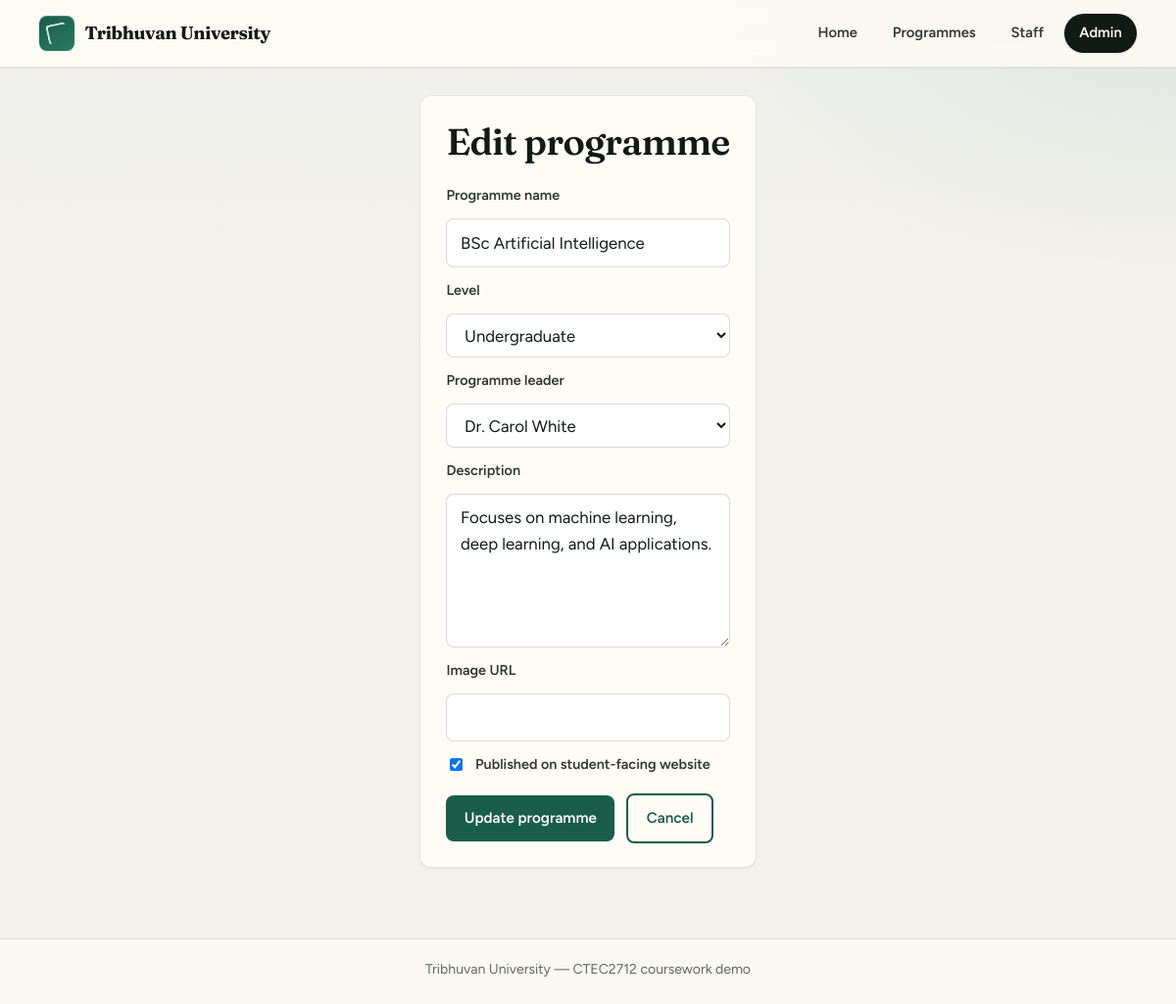
The page /admin/programmes/3/edit (signed in) on the database its author committed.
### tables this page shows
CREATE TABLE Programmes (
    ProgrammeID INT PRIMARY KEY AUTO_INCREMENT,
    ProgrammeName VARCHAR(150) NOT NULL,
    LevelID INT NOT NULL,
    ProgrammeLeaderID INT NULL,
    Description TEXT NULL,
    Image VARCHAR(255) NULL,
    IsPublished TINYINT(1) NOT NULL DEFAULT 1,
    FOREIGN KEY (LevelID) REFERENCES Levels(LevelID) ON DELETE RESTRICT ON UPDATE CASCADE,
    FOREIGN KEY (ProgrammeLeaderID) REFERENCES Staff(StaffID) ON DELETE SET NULL ON UPDATE CASCADE,
    INDEX idx_programmes_level (LevelID),
    INDEX idx_programmes_published (IsPublished)
);

CREATE TABLE Levels (
    LevelID INT PRIMARY KEY,
    LevelName VARCHAR(50) NOT NULL UNIQUE
);

CREATE TABLE Staff (
    StaffID INT PRIMARY KEY,
    Name VARCHAR(120) NOT NULL,
    Username VARCHAR(80) NULL UNIQUE,
    PasswordHash VARCHAR(255) NULL
);

### app/core/Controller.php (called while the page is built, shortened)
<?php
class Controller
{
    protected function view(string $template, array $data = []): void
    {
        include __DIR__ . '/../views/layout.php';
    }
}

### app/controllers/AdminController.php (called while the page is built, shortened)
<?php
final class AdminController extends Controller
{
    private ProgrammeModel $programmes;
    private StaffModel $staff;
    public function __construct()
    {
        $this->programmes = new ProgrammeModel();
        $this->staff = new StaffModel();
    }
    public function programmeForm(?int $id = null): void
    {
        $this->view('admin/programme_form', [
            'programme' => $id ? $this->programmes->find($id, true) : null,
            'levels' => $this->programmes->levels(),
            'staff' => $this->staff->all(),
            'action' => url($id ? '/admin/programmes/' . $id . '/update' : '/admin/programmes/create'),
        ]);
    }
}

### app/bootstrap.php (called while the page is built, shortened)
<?php
spl_autoload_register(static function (string $class): void {
    $prefixes = [
        'Core\\' => __DIR__ . '/core/',
        'Controllers\\' => __DIR__ . '/controllers/',
        'Models\\' => __DIR__ . '/models/',
    ];
    foreach ($prefixes as $prefix => $baseDir) {
        if (str_starts_with($class, $prefix)) {
            $relative = substr($class, strlen($prefix));
            $path = $baseDir . str_replace('\\', '/', $relative) . '.php';
            return;
        }
    }
});
function e(?string $value): string
{
    return htmlspecialchars((string) $value, ENT_QUOTES | ENT_SUBSTITUTE, 'UTF-8');
}
function request_base_path(): string
{
    static $cached = null;
    if ($cached !== null) {
        return $cached;
    }
    $script = (string) ($_SERVER['SCRIPT_NAME'] ?? '/index.php');
    $dir = str_replace('\\', '/', dirname($script));
    $cached = ($dir === '/' || $dir === '.') ? '' : rtrim($dir, '/');
    return $cached;
}
function url(string $path = '/'): string
{
    $base = request_base_path();
    if ($path === '' || $path === '/') {
        return $base === '' ? '/' : $base . '/';
    }
    $path = $path[0] === '/' ? $path : '/' . $path;
    return $base . $path;
}

### app/models/ProgrammeModel.php (called while the page is built, shortened)
<?php
final class ProgrammeModel
{
    private PDO $db;
    public function __construct()
    {
        $this->db = Database::connection();
    }
    public function levels(): array
    {
        return $this->db->query("SELECT LevelID, LevelName FROM Levels ORDER BY LevelID")->fetchAll();
    }
    public function find(int $id, bool $adminMode = false): ?array
    {
        $sql = "SELECT p.*, l.LevelName, s.Name AS ProgrammeLeader
                FROM Programmes p
                JOIN Levels l ON l.LevelID = p.LevelID
                LEFT JOIN Staff s ON s.StaffID = p.ProgrammeLeaderID
                WHERE p.ProgrammeID = :id";
        $stmt = $this->db->prepare($sql);
        $stmt->execute(['id' => $id]);
        $row = $stmt->fetch();
        return $row ?: null;
    }
}

### app/core/Database.php (called while the page is built, shortened)
<?php
final class Database
{
    private static ?PDO $pdo = null;
    public static function connection(): PDO
    {
        if (self::$pdo !== null) {
            return self::$pdo;
        }
        $host = app_config('db.host');
        $port = app_config('db.port');
        $socket = (string) app_config('db.socket');
        $name = app_config('db.name');
        $charset = app_config('db.charset');
        $user = app_config('db.user');
        $pass = app_config('db.pass');
        $dsn = $socket !== ''
            ? "mysql:unix_socket={$socket};dbname={$name};charset={$charset}"
            : "mysql:host={$host};port={$port};dbname={$name};charset={$charset}";
        try {
            self::$pdo = new PDO($dsn, $user, $pass, [
                PDO::ATTR_ERRMODE => PDO::ERRMODE_EXCEPTION,
                PDO::ATTR_DEFAULT_FETCH_MODE => PDO::FETCH_ASSOC,
                PDO::ATTR_EMULATE_PREPARES => false,
            ]);
        } catch (PDOException $exception) {
            throw new RuntimeException('Database connection failed: ' . $exception->getMessage());
        }
        return self::$pdo;
    }
}

### app/models/StaffModel.php (called while the page is built, shortened)
<?php
final class StaffModel
{
    private PDO $db;
    public function __construct()
    {
        $this->db = Database::connection();
    }
    public function all(): array
    {
        return $this->db->query(
            'SELECT StaffID, Name FROM Staff ORDER BY Name'
        )->fetchAll();
    }
}

### app/views/admin/programme_form.php (the view, shortened to what this page needs)
<section class="admin-panel admin-panel--form">
    <h1 class="admin-page-title"><?= $programme ? 'Edit programme' : 'Create programme' ?></h1>
    <form method="post" action="<?= e($action) ?>">
        <label for="name">Programme name</label>
        <input id="name" name="name" required maxlength="150" value="<?= e($programme['ProgrammeName'] ?? '') ?>">
        <label for="level_id">Level</label>
        <select id="level_id" name="level_id" required>
            <?php foreach ($levels as $level): ?>
                <?php $selected = (int) ($programme['LevelID'] ?? 0) === (int) $level['LevelID']; ?>
                <option value="<?= (int) $level['LevelID'] ?>" <?= $selected ? 'selected' : '' ?>>
                    <?= e($level['LevelName']) ?>
                </option>
            <?php endforeach; ?>
        </select>
        <label for="leader_id">Programme leader</label>
        <select id="leader_id" name="leader_id">
            <?php foreach ($staff as $member): ?>
                <?php $selected = (int) ($programme['ProgrammeLeaderID'] ?? 0) === (int) $member['StaffID']; ?>
                <option value="<?= (int) $member['StaffID'] ?>" <?= $selected ? 'selected' : '' ?>>
                    <?= e($member['Name']) ?>
                </option>
            <?php endforeach; ?>
        </select>
        <label for="description">Description</label>
        <textarea id="description" name="description" rows="5"><?= e($programme['Description'] ?? '') ?></textarea>
        <label for="image">Image URL</label>
        <input id="image" name="image" maxlength="255" value="<?= e($programme['Image'] ?? '') ?>">
        <?php $published = isset($programme) ? (int) ($programme['IsPublished'] ?? 0) === 1 : true; ?>
        <label class="checkbox-row">
            <input type="checkbox" name="is_published" value="1" <?= $published ? 'checked' : '' ?>>
            Published on student-facing website
        </label>
        <div class="form-actions">
            <button type="submit"><?= $programme ? 'Update programme' : 'Create programme' ?></button>
            <a href="<?= e(url('/admin')) ?>" class="button-link button-link--ghost">Cancel</a>
        </div>
    </form>
</section>

### public/assets/styles.css (style rules this page uses)
:root { color-scheme: light; --font-display: "Fraunces", Georgia, "Times New Roman", serif; --font-ui: "Figtree", system-ui, sans-serif; --ink: #121a16; --ink-soft: #2c3830; --bg: #f4f1ea; --bg-warm: #ebe6dc; --surface: #fffcf7; --surface-2: #f7f4ee; --primary: #1a5d4a; --primary-hover: #144a3b; --primary-muted: rgba(26, 93, 74, 0.12); --accent: #b8860b; --accent-soft: rgba(184, 134, 11, 0.15); --danger: #9b2335; --danger-soft: #fdeef0; --muted: #5c6b62; --border: rgba(18, 26, 22, 0.1); --border-strong: rgba(18, 26, 22, 0.16); --focus: #c9a227; --shadow-sm: 0 1px 2px rgba(18, 26, 22, 0.06); --shadow-md: 0 8px 24px rgba(18, 26, 22, 0.08); --shadow-lg: 0 20px 50px rgba(18, 26, 22, 0.12); --radius: 12px; --radius-sm: 8px; --radius-pill: 999px; }
*, *::before, *::after { box-sizing: border-box; }
html { scroll-behavior: smooth; }
body { margin: 0; min-height: 100vh; display: flex; flex-direction: column; font-family: var(--font-ui); font-size: 1.05rem; background-color: var(--bg); background-image: radial-gradient(ellipse 100% 80% at 100% -30%, rgba(26, 93, 74, 0.09), transparent 55%), radial-gradient(ellipse 70% 50% at 0% 100%, rgba(201, 162, 39, 0.07), transparent 50%); background-attachment: fixed; color: var(--ink); line-height: 1.6; }
body.site--admin { background-image: radial-gradient(ellipse 90% 60% at 100% 0%, rgba(26, 93, 74, 0.07), transparent 45%), linear-gradient(180deg, #eef0ed 0%, var(--bg) 35%); }
h1, h2, h3, h4 { font-family: var(--font-display); font-weight: 600; line-height: 1.22; color: var(--ink); letter-spacing: -0.02em; }
h1 { font-size: clamp(1.75rem, 4vw, 2.35rem); }
a { color: var(--primary); }
form { display: grid; gap: 0.75rem; max-width: 100%; }
label { font-weight: 600; font-size: 0.9rem; color: var(--ink-soft); }
input, select, textarea, button { font: inherit; }
input, select, textarea { width: 100%; padding: 0.65rem 0.85rem; border: 1px solid var(--border-strong); border-radius: var(--radius-sm); background: #fff; color: var(--ink); transition: border-color 0.2s ease, box-shadow 0.2s ease; }
.form-actions { display: flex; flex-wrap: wrap; gap: 0.75rem; align-items: center; margin-top: 0.35rem; }
button, .button-link { display: inline-flex; align-items: center; justify-content: center; gap: 0.35rem; border: 0; border-radius: var(--radius-sm); padding: 0.7rem 1.15rem; background: var(--primary); color: #fff; cursor: pointer; font-weight: 600; font-size: 0.95rem; text-decoration: none; box-shadow: var(--shadow-sm); transition: background 0.2s ease, transform 0.15s ease; }
.button-link { min-height: 46px; }
.button-link--ghost { background: transparent; color: var(--primary); border: 2px solid var(--primary); box-shadow: none; }
.checkbox-row { display: flex; align-items: center; gap: 0.6rem; }
.checkbox-row input { width: auto; }
.admin-panel { background: var(--surface); border: 1px solid var(--border); border-radius: var(--radius); padding: 1.5rem 1.65rem; margin-bottom: 1.5rem; box-shadow: var(--shadow-sm); }
.admin-page-title { margin: 0 0 1.25rem; }
.admin-panel--form { max-width: 640px; }

### rows shown on the page
programmes: name "BSc Artificial Intelligence", level_id "Undergraduate", leader_id "Dr. Carol White", description "Focuses on machine learning, deep learning, and AI applications.", IsPublished "☑"

### other values the page prints
app_config('app.name') "Tribhuvan University"
